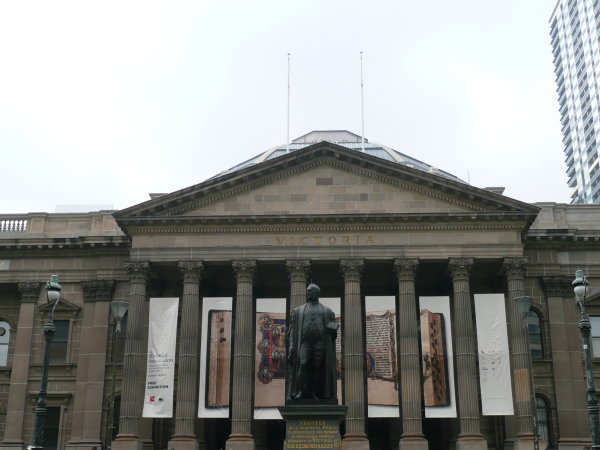
#> input picture Phase1/Data/Train/Set1/1.jpg, 600 x 450 px, found by its file name; its folder holds 3 pictures in this run
$ python Generate_Data.py
#> lines starting #> are read from the running program, lines starting #| are printed output that depends on the picture
#!/usr/bin/env python

"""
CMSC733 Spring 2019: Classical and Deep Learning Approaches for
Geometric Computer Vision
Project1: MyAutoPano: Phase 1 Starter Code

Author(s):
Chahat Deep Singh (chahat@terpmail.umd.edu)
PhD Student in Computer Science,
University of Maryland, College Park

Nitin J. Sanket (nitinsan@terpmail.umd.edu)
PhD Candidate in Computer Science,
University of Maryland, College Park
"""

# Code starts here:

import numpy as np
import cv2 as cv
# Add any python libraries here
import os
from matplotlib import pyplot as plt
from skimage.feature import peak_local_max
import argparse


def main():
	# [6 lines of commented-out code are left out]

	"""
	Read a set of images for Panorama stitching
	"""
	N = 5000
	#read the first N images
	images = [cv.imread(f'/nfshomes/hw987/cmsc733_Vision/YourDirectoryID_p1/Phase2/Data/Train/{i}.jpg') for i in range(1, N+1)]
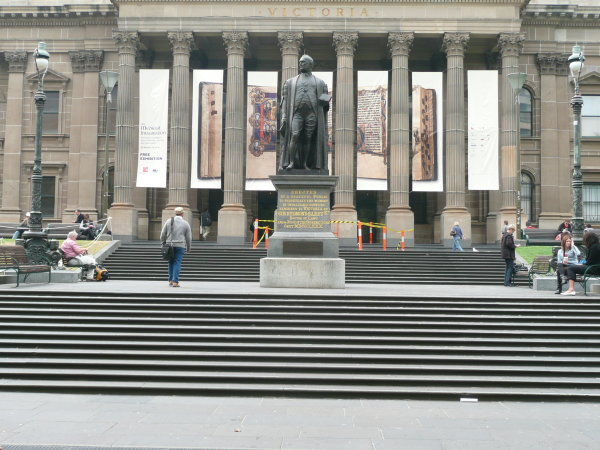
#> input picture Phase1/Data/Train/Set1/2.jpg, 600 x 450 px, found by its file name
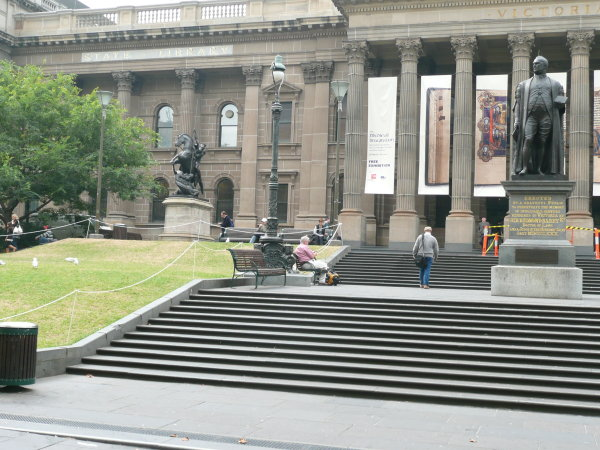
#> input picture Phase1/Data/Train/Set1/3.jpg, 600 x 450 px, found by its file name
#> images = 5000 items

	labels_file = open('./TxtFiles/LabelsTrain.txt', 'w')
	dirnames_file = open('./TxtFiles/DirNamesTrain.txt', 'w')

	for i, image in enumerate(images):
		# should be (426, 640, 3)
		height, width = image.shape[:2]

		#maximum possible perturbation
		rho = 32
		#patch size
		p_w = 128
		p_h = 128

		# Must be at least (patch_size + 2*rho) in both dimensions
		if height <= (p_h + 2*rho) or width <= (p_w + 2*rho):
			print(f"Skipping image {i+1}: dimensions ({width}x{height}) too small for patch.")
			continue


		# 3. Generate a random top-left corner (x, y)
		x1 = np.random.randint(rho, width - p_w - rho)
		y1 = np.random.randint(rho, height - p_h - rho)

		# 4. Calculate coordinates for all 4 corners
		x2, y2 = x1 + p_w, y1 + p_h

		corners = np.array([[x1, y1], [x2, y1], [x2, y2], [x1, y2]], dtype=np.int32)

		patch_original = image[corners[0, 1]:corners[2, 1], corners[0, 0]:corners[2, 0]]

		corners_perturbed = np.array([[x1 + np.random.randint(-rho, rho), y1 + np.random.randint(-rho, rho)], [x2 + np.random.randint(-rho, rho), y1 + np.random.randint(-rho, rho)], [x2 + np.random.randint(-rho, rho), y2 + np.random.randint(-rho, rho)], [x1 + np.random.randint(-rho, rho), y2 + np.random.randint(-rho, rho)]], dtype=np.int32)

		patch_perturbed = image[corners_perturbed[0, 1]:corners_perturbed[2, 1], corners_perturbed[0, 0]:corners_perturbed[2, 0]]


		homography = cv.getPerspectiveTransform(corners_perturbed.astype(np.float32), corners.astype(np.float32))
		#this is the homography that maps the perturbed patch to the original patch
		warped_image = cv.warpPerspective(image, homography, (width, height))
		warped_patch = warped_image[corners[0, 1]:corners[2, 1], corners[0, 0]:corners[2, 0]]

		#save patch_original and warped_patch
		cv.imwrite(f'../Data/Patches/Original/{i+1}.jpg', patch_original)
		cv.imwrite(f'../Data/Patches/Warped/{i+1}.jpg', warped_patch)


		#save patch_original and warped_patch
		corner_displacement = corners_perturbed - corners
		# stacked_images = np.concatenate((patch_original, warped_patch), axis=2)


		label_values = corner_displacement.flatten()
		labels_file.write(' '.join(map(str, label_values)) + '\n')

		dirnames_file.write(f'{i+1}\n')
#> this loop made 4 passes
#> (x1, y1, x2, y2, corners, corners_perturbed, label_values) on passes 1 to 3: (204, 79, 332, 207, [[204, 79], [332, 79], [332, 207], [204, 207]], [[225, 47], [303, 106], [303, 214], [181, 194]], [21, -32, -29, 27, -29, 7, -23, -13]), (309, 274, 437, 402, [[309, 274], [437, 274], [437, 402], [309, 402]], [[313, 265], [411, 266], [429, 382], [335, 371]], [4, -9, -26, -8, -8, -20, 26, -31]), (71, 119, 199, 247, [[71, 119], [199, 119], [199, 247], [71, 247]], [[85, 111], [184, 124], [192, 228], [47, 224]], [14, -8, -15, 5, -7, -19, -24, -23])
#> image on pass 4: None
#> pass 1, in main, `patch_original = image[corners[0, 1]:corners[2, 1], corners[0, 0]:corn..`:
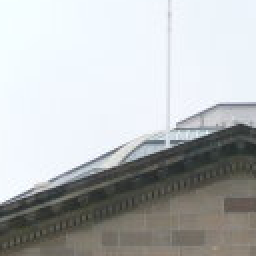
#> patch_original: shape (128, 128, 3) (shown 2 times larger); mean B, G, R 186.6, 185.8, 182.8
#> pass 1, in main, `patch_perturbed = image[corners_perturbed[0, 1]:corners_perturbed[2, 1..`:
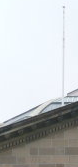
#> patch_perturbed: shape (167, 78, 3); mean B, G, R 197.4, 195.9, 192.6
#> pass 1, in main, `warped_image = cv.warpPerspective(image, homography, (width, height))`:
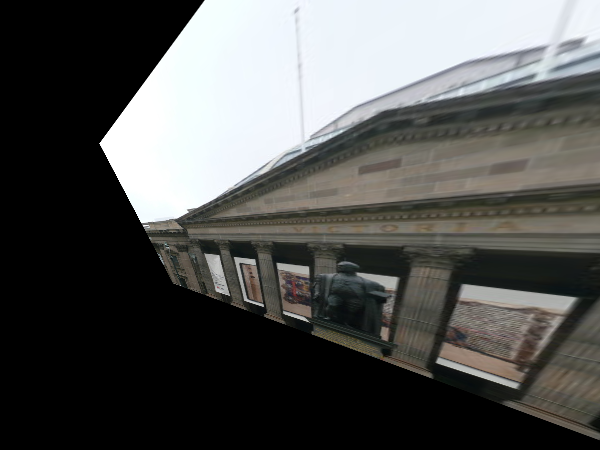
#> warped_image: shape (450, 600, 3); mean B, G, R 83.2, 84.9, 84.2
#> pass 1, in main, `warped_patch = warped_image[corners[0, 1]:corners[2, 1], corners[0, 0]..`:
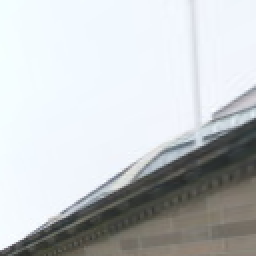
#> warped_patch: shape (128, 128, 3) (shown 2 times larger); mean B, G, R 201.7, 199.7, 196

	labels_file.close()
	dirnames_file.close()

	"""
	Obtain Homography using Deep Learning Model (Supervised and Unsupervised)
	"""

	"""
	Image Warping + Blending
	Save Panorama output as mypano.png
	"""

if __name__ == '__main__':
#> (the run stopped early here; a loop or call above may not have finished)
